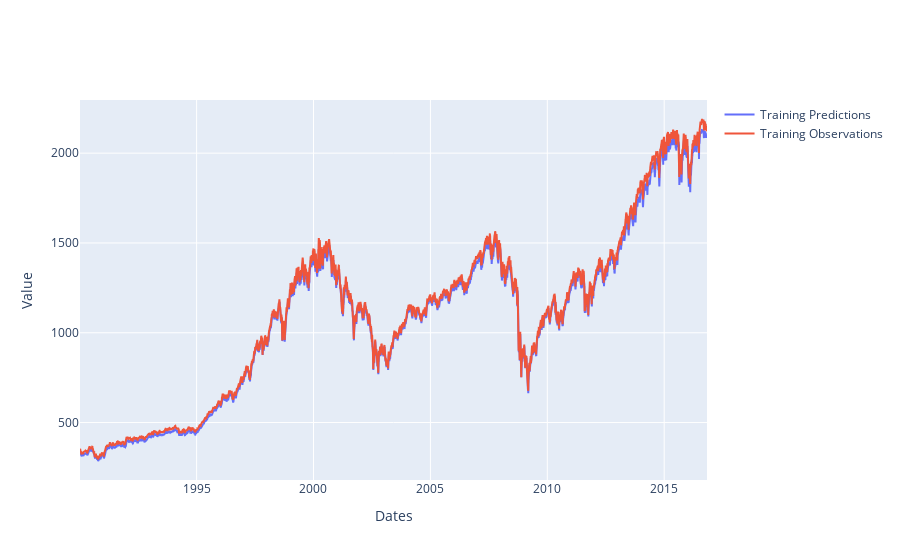

The code cell stored with this chart in its notebook:
### Code cell
plot_train(X_train, y_train)

### Figure 1 — Plotly figure (JSON) as saved in the notebook; plotly's stock layout.template omitted (floating-point values rounded to 4 significant figures; data arrays with more than 128 entries replaced by an {"elided": "..."} marker saying what was removed)
{"data": [{"mode": "lines", "name": "Training Predictions", "type": "scatter", "x": {"elided": "6760 str values"}, "y": {"elided": "6760 float values"}}, {"mode": "lines", "name": "Training Observations", "type": "scatter", "x": {"elided": "6760 str values"}, "y": {"elided": "6760 float values"}}], "layout": {"xaxis": {"title": {"text": "Dates"}}, "yaxis": {"title": {"text": "Value"}}}}
